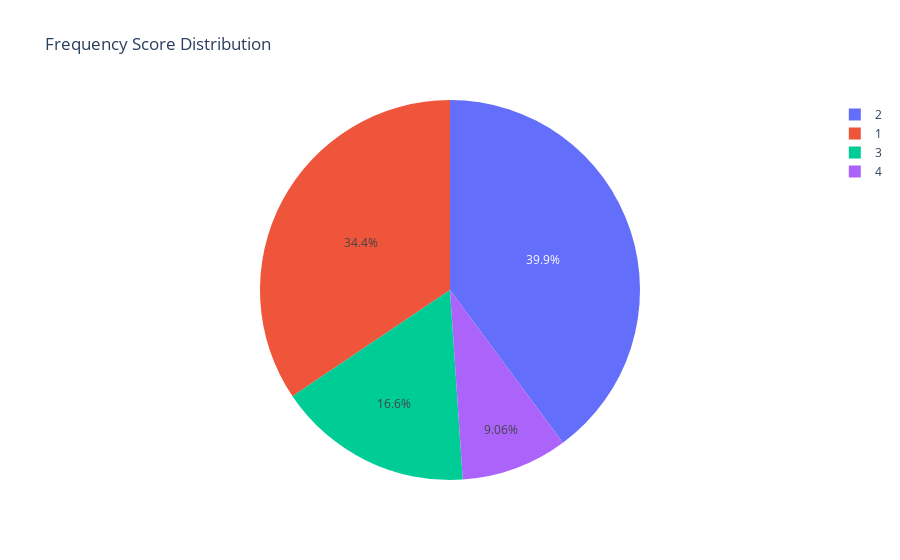

The notebook cell saved with this chart:
### Code cell
fig = px.pie(df, values = RFM['FrequencyScore'].value_counts(), 
             names = (RFM["FrequencyScore"].value_counts()).index, 
             title = 'Frequency Score Distribution')
fig.show()

### Figure 1 — Plotly figure (JSON) as saved in the notebook; plotly's stock layout.template omitted (floating-point values rounded to 4 significant figures)
{"data": [{"domain": {"x": [0, 1], "y": [0, 1]}, "hovertemplate": "label=%{label}<br>value=%{value}<extra></extra>", "labels": [2, 1, 3, 4], "legendgroup": "", "name": "", "showlegend": true, "type": "pie", "values": [1563, 1350, 652, 355]}], "layout": {"legend": {"tracegroupgap": 0}, "title": {"text": "Frequency Score Distribution"}}}
